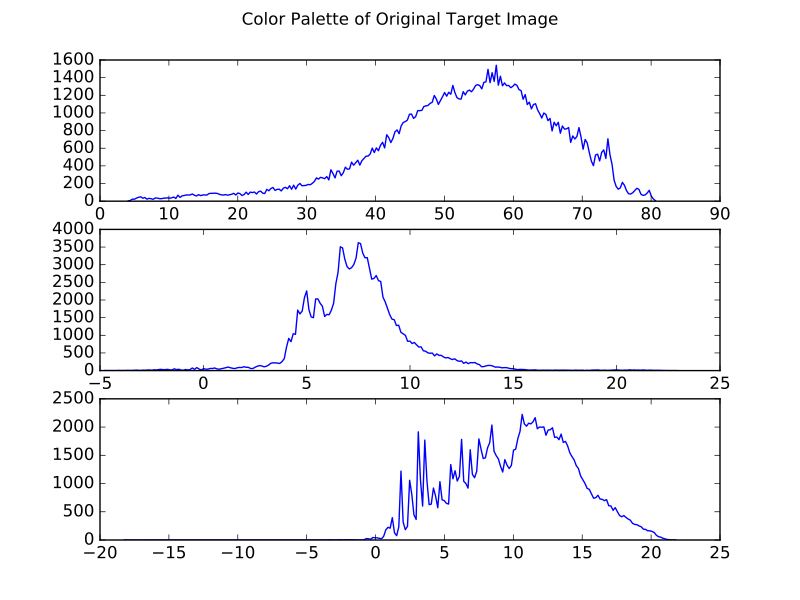

Here is the Python script that generated this plot:
import matplotlib.pyplot as plt
from skimage import img_as_float
from skimage.data import chelsea
import photomosaic as pm
image = img_as_float(chelsea())
converted_img = pm.perceptual(image)
pm.plot_palette(pm.color_palette(converted_img))
plt.suptitle('Color Palette of Original Target Image')
